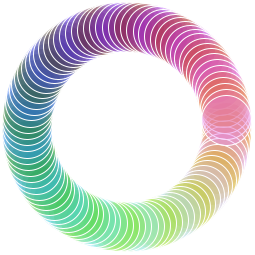
Frame 1 (no input)
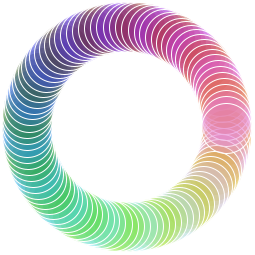
Frame 60 (the mouse pressed at the canvas centre just before this capture)
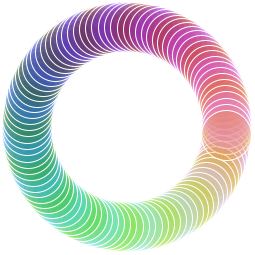
Frame 120 (the mouse held since frame 60 and released just before this capture)

The Processing sketch that drew these frames (run headless with seeded random() and noise(); from frame 60 on, the mouse is pressed at the canvas centre):

// Processing sketch: processing_30329
// ── processing_30329.pde

//circle of circles
Circles[] circle;

//number of circles 
int amount = 100;
int a = amount;

void setup() {
 size(255,255); 
 circle = new Circles[amount];
 for (int i = 0; i < amount; i++){
    circle[i] = new Circles(cos(2*PI*(i/a))*100, sin(2*PI*(i/a))*100, i); 
 }
}

void draw() {
 background(255);
 translate(width/2,height/2);
  for (int i = 0; i < amount; i++){
   circle[i].change();
   circle[i].display();
  } 
}

class Circles {
 float x,y;
 float c; 
 
 Circles(float tempX, float tempY, float tempC) {
  x = tempX;
  y = tempY;
  c = tempC;
 }
 
 void change(){
 c += 0.02;
 
 }
 
 void display() {
  stroke(255);
 fill (127+cos(2*PI*(c/amount))*100, 127+sin(2*PI*(c/amount))*100,127+sin(-c)*127,64);
 ellipse(cos(2*PI*(c/amount))*100, sin(2*PI*(c/amount))*100,50,50);
 }
}
                
                                                
